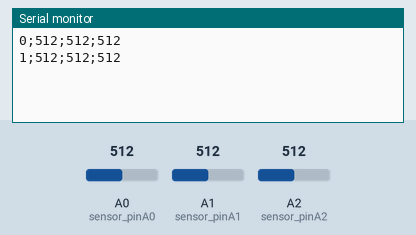
A sketch run on a simulated Arduino Uno, built with avr-gcc and run on an emulated ATmega328P. On the bench: the last lines printed to the serial monitor. The test bench sets the inputs (shaded band); at power-on: A0 (sensor_pinA0) = 512, A1 (sensor_pinA1) = 512, A2 (sensor_pinA2) = 512.

Above: at 1.8 s.
1.9 s: A0 (sensor_pinA0) set to 716
At 2.8 s:
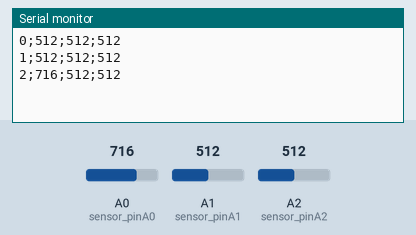
3.4 s: A1 (sensor_pinA1) set to 716
At 4.7 s:
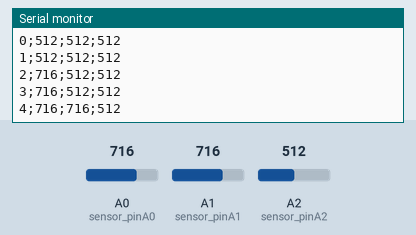
4.9 s: A2 (sensor_pinA2) set to 716
At 5.5 s:
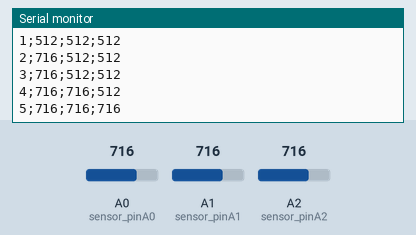
6.4 s: A0 (sensor_pinA0) set to 900
At 7.7 s:
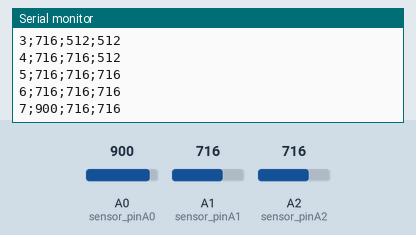
7.9 s: A1 (sensor_pinA1) set to 900
At 8.8 s:
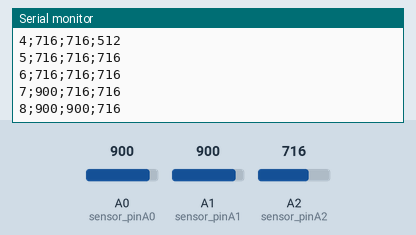
9.4 s: A2 (sensor_pinA2) set to 900
At 10.7 s:
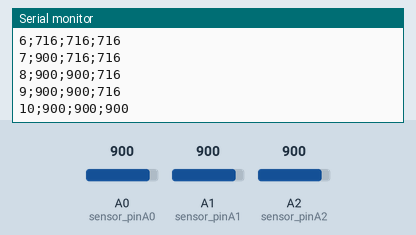
Timing chart, 0 to 11.9 s (numbered marks = the images above; inputs shaded):
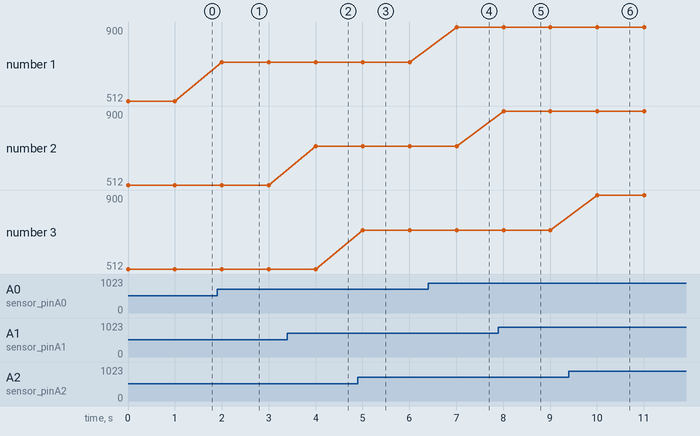

Measured:
- after the input at 1.9 s, the serial monitor: prints a new line after 0.10 s (image 1)
- after the input at 3.4 s, the serial monitor: prints a new line after 0.60 s (image 2)
- after the input at 4.9 s, the serial monitor: prints a new line after 0.11 s (image 3)
- after the input at 6.4 s, the serial monitor: prints a new line after 0.61 s (image 4)
- after the input at 7.9 s, the serial monitor: prints a new line after 0.11 s (image 5)
- after the input at 9.4 s, the serial monitor: prints a new line after 0.61 s (image 6)
- plotted number 1: 512 → 716 after the input at 1.9 s, 716 → 900 after the input at 6.4 s

The sketch:

data_sending.ino
```cpp
const int sensor_pinA0=A0;
const int sensor_pinA1=A1;
const int sensor_pinA2=A2;

int data_counter=0;
int dataA0;
int dataA1;
int dataA2;


void setup()
{
  Serial.begin(9600);
}


void loop()
{
  dataA0=analogRead(sensor_pinA0);
  dataA1=analogRead(sensor_pinA1);
  dataA2=analogRead(sensor_pinA2);
  Serial.println(String(data_counter)+';'+String(dataA0)+';'+String(dataA1)+';'+String(dataA2));
  delay(1000);
  data_counter+=1;
  Serial.flush();
}
```
